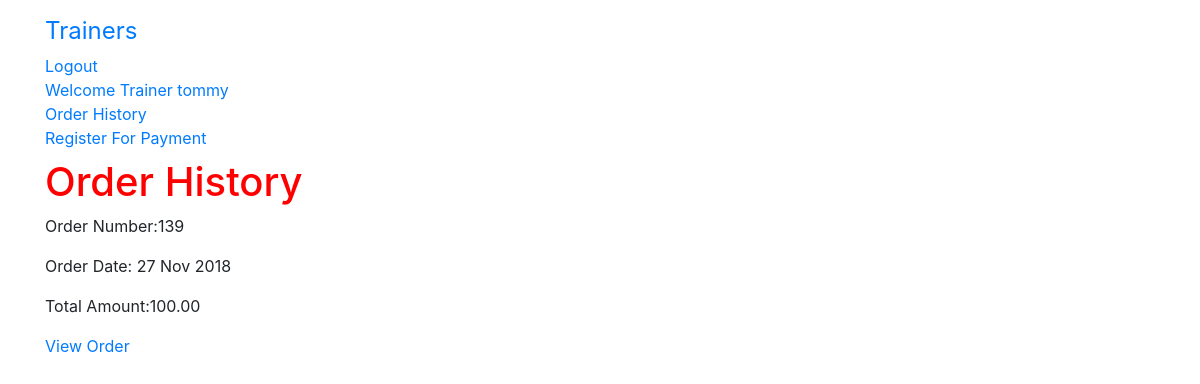
Page /order/history/ (signed in) on the earlier database version.
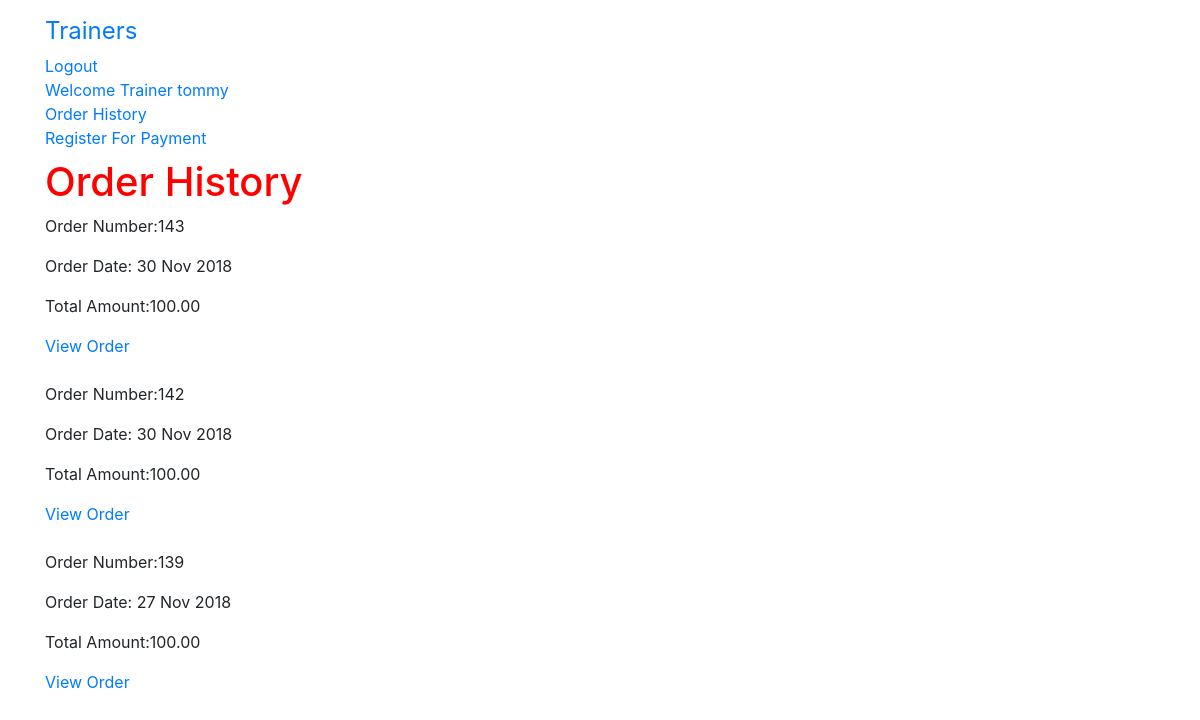
Same page on the later database version.
### gym/models.py (models this page shows)
class User(AbstractUser):
    is_trainer = models.BooleanField(default=False)
    is_client= models.BooleanField(default=False)

### order/models.py (models this page shows, shortened)
class Order(models.Model):
    client_name = models.CharField(max_length=250, default='none')
    trainer_name = models.CharField(max_length=250, default='none') #new addition
    token = models.CharField(max_length=250,blank=True)
    total = models.DecimalField(max_digits=10,decimal_places=2,verbose_name='GBP Order Gross Total')
    net_pay = models.DecimalField(max_digits=10,decimal_places=2,verbose_name='GBP Order Net Total', default=0.00)
    stripe_fee = models.DecimalField(max_digits=10,decimal_places=2,verbose_name='Stripe Fee', default=0.00)
    platform_fee = models.IntegerField(default=2)
    service_fee = models.DecimalField(max_digits=10,decimal_places=2,verbose_name='Total Service Fee', default=0.00)
    client_email = models.EmailField(max_length=250,blank=True,verbose_name='Client Email')
    trainer_email = models.EmailField(max_length=250,blank=True,verbose_name='Trainer Email')
    created = models.DateTimeField(auto_now_add=True)
    subscription = models.BooleanField(default=False)
    stripe_product_name = models.CharField(max_length=200,default='None')
    stripe_plan_id = models.CharField(max_length=200,default='None')
    stripe_subscription_id = models.CharField(max_length=200,default='None')
    stripe_invoice_id = models.CharField(max_length=200,default='None')
    class Meta:
        db_table = 'Order'
        ordering = ['-created'] #to have the most recent order come up first

### order/views.py (the view)
# urls.py: path('history/', views.orderHistory,name='order_history'),
@login_required
def orderHistory(request):
    if request.user.is_authenticated:
        email = str(request.user.email)
        order_details = Order.objects.filter(client_email=email)
    context = {'order_details': order_details}
    return render(request,'order/orders_list.html',context)

### order/templates/order/orders_list.html
{% extends 'base.html' %}
{% load staticfiles %}
{% block content %}
  <h1>Order History </h1>
  {% if order_details %}
    {% for order in order_details %}
    <p>Order Number:{{ order.id }} </p>
    <p>Order Date: {{ order.created|date:"d M Y"}}</p>
    <p>Total Amount:{{ order.total }} </p>
    <a href="{% url 'order:order_detail' order.id%}">View Order</a>
    <br>
    <br>
    {% endfor %}
  {% else %}
  <h3>You have not yet placed an order</h3>
  <p> please click <a href="{% url 'gym:trainer_list'%}">Here</a> to find a trainer</p>
  {% endif %}
{% endblock %}

### gym/templates/base.html (shortened to what this page needs)
<!DOCTYPE html>
{% load staticfiles %}
<html lang="en" dir="ltr">
  <head>
    <link rel="stylesheet" href="https://maxcdn.bootstrapcdn.com/bootstrap/4.0.0/css/bootstrap.min.css">
    <link rel="stylesheet" href="{% static 'gym/css/app.css' %}">
  </head>
  <body>
    <nav class="navbar navbar-default techfont custom-navbar">
      <div class="container">
        <ul class="nav navbar-nav">
          <li> <a class="navbar-brand bigbrand" href="{% url 'gym:trainer_list'%}">Trainers</a> </li>
        {% if user.is_authenticated %}
          <li> <a href="{% url 'logout'%}">Logout</a> </li>
          {% if user.is_trainer == True %}
            <li> <a href="{% url 'gym:trainer_profile'%}">Welcome Trainer {{ user.username }}</a> </li>
          {% else %}
            <li> <a href="{% url 'gym:client_profile' pk=user.pk%}">Welcome {{ user.username }}</a> </li>
            <li> <a href="{% url 'cart:cart_detail'%}"> Cart</a> </li>
          {% endif %}
          {% if user.is_trainer %}
            <li> <a href="{% url 'order:trainer_order_history'%}">Order History</a> </li>
            <li> <a href="{% url 'stripe:stripe_register'%}">Register For Payment</a>  </li>
          {% else %}
            <li> <a href="{% url 'order:order_history'%}">Order History</a> </li>
          {% endif %}
        {% else %}
          <li> <a class="nav-item active" href="{% url 'gym:client_signup'%}"> Register as Client</a> </li>
          <li> <a href="{% url 'gym:trainer_signup'%}"> Register as Trainer</a> </li>
          <li> <a class="nav navbar-right" href="{% url 'login'%}">Login</a> </li>
        {% endif %}
        </ul>
      </div>
    </nav>
    <div class="container">
    {% block content %}
    {% endblock %}
    </div>
  </body>
</html>

### gym/static/gym/css/app.css (style rules this page uses)
h1 { color: red; }
.bigbrand { font-size: 1.5em; }

Differences in the rows shown:
added Order: id "143", created "30 Nov 2018", total "100.00"
added Order: id "142", created "30 Nov 2018", total "100.00"
